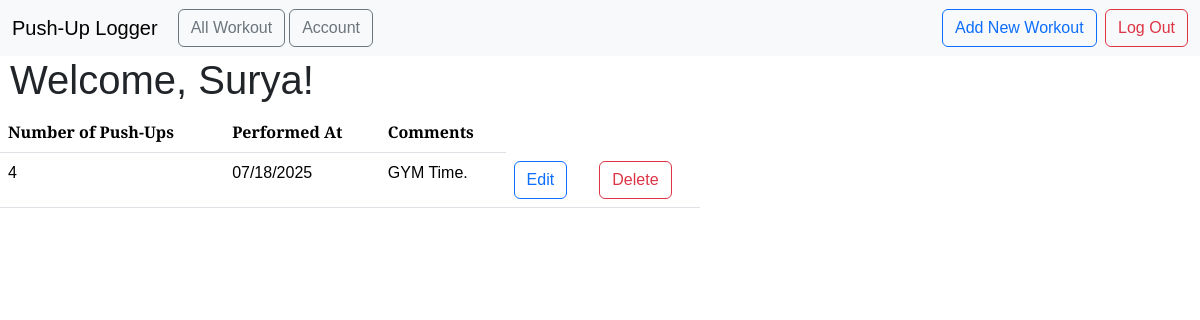
Before: /workouts (signed in) with the older database file.
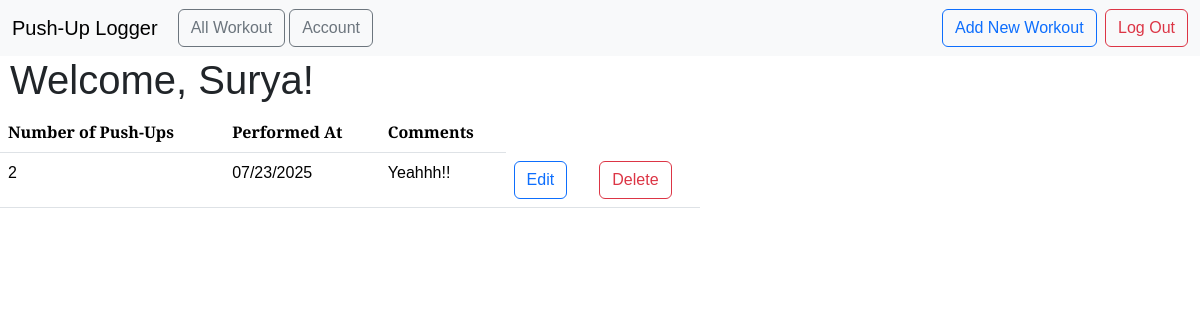
After: the same page with the newer database file.
### app/models.py (models this page shows)
class User(db.Model, UserMixin):
  id = db.Column(db.Integer, primary_key=True)
  name = db.Column(db.String(100), nullable=False)
  email = db.Column(db.String(120), unique=True, nullable=False)
  password = db.Column(db.String(200), nullable=False)

class Workout(db.Model):
  id = db.Column(db.Integer, primary_key=True)
  user_id = db.Column(db.Integer, db.ForeignKey('user.id'), nullable=False)
  date = db.Column(db.DateTime, nullable=False)
  pushups = db.Column(db.Integer, nullable=False)
  comments = db.Column(db.String(200), nullable=True)
  user = db.relationship('User', backref=db.backref('workouts', lazy=True))

### app/main.py (the view)
@main.route('/workouts')
@login_required
def workouts():
  workouts = Workout.query.filter_by(user_id=current_user.id).all()
  return render_template('workouts.html', workouts=workouts)

### app/__init__.py (called while the page is built)
def create_app():
  app = Flask(__name__)
  app.config['SECRET_KEY'] = 'secret-key-goes-here'
  app.config['SQLALCHEMY_DATABASE_URI'] = 'sqlite:///sqlite.db'
  db.init_app(app)
  login_manager = LoginManager()
  login_manager.init_app(app)
  login_manager.login_view = 'auth.login'
  from app.models import User
  @login_manager.user_loader
  def load_user(user_id):
    return User.query.get(int(user_id))
  from .main import main as main_blueprint
  from .auth import auth as auth_blueprint
  app.register_blueprint(main_blueprint)
  app.register_blueprint(auth_blueprint)
  with app.app_context():
    db.create_all()  # Create database tables
  return app

### app/templates/workouts.html
{% extends "base.html" %} {% block head %} {{ super() }}
<link rel="stylesheet" href="{{ url_for('static', filename= 'extended_beauty.css') }}" />
{% endblock %} {% block content %}
<h1>
  Welcome, {{ current_user.name }}!
</h1>
<div>
  <table class="table table-hover" style="width: 700px;">
    <thead class="thead-dark">
      <tr>
        <th scope="col">Number of Push-Ups</th>
        <th scope="col">Performed At</th>
        <th scope="col">Comments</th>
      </tr>
    </thead>
    <tbody>
      {% for workout in workouts %}
      <tr>
        <td>{{ workout.pushups }}</td>
        <td>{{ workout.date.strftime('%m/%d/%Y') }}</td>
        <td>{{ workout.comments }}</td>
        <td>
          <a href="{{ url_for('main.update_workout', workout_id=workout.id) }}" class="btn btn-outline-primary"
            role="button">
            Edit
          </a>
        </td>
        <td>
          <a href="{{ url_for('main.delete_workout', workout_id=workout.id) }}" class="btn btn-outline-danger"
            role="button">
            Delete
          </a>
        </td>
      </tr>
      {% endfor %}
    </tbody>
  </table>
</div>
{% endblock %}

### app/templates/base.html (shortened to what this page needs)
<!DOCTYPE html>
<html lang="en">
<head>
  {% block head %}
  <link rel="stylesheet" href="{{ url_for('static', filename='beauty.css') }}">
  <link rel="stylesheet" href="{{ url_for('static', filename='extended_beauty.css') }}">
  <link rel="stylesheet" href="https://cdn.jsdelivr.net/npm/bootstrap@5.3.3/dist/css/bootstrap.min.css"
>
  <link rel="stylesheet" href="https://cdn.jsdelivr.net/npm/bootstrap-icons@1.11.3/font/bootstrap-icons.css"
>
  {% endblock %}
</head>
<body>
  <nav class="navbar navbar-expand-lg bg-body-tertiary">
    <div class="container-fluid">
      <a class="navbar-brand" href="{{ url_for('main.index') }}">Push-Up Logger</a>
      <div class="collapse navbar-collapse" id="navbarSupportedContent">
        <ul class="navbar-nav me-auto mb-2 mb-lg-0">
          <li class="nav-item">
            <a class="btn btn-outline-secondary" role="button" href="{{ url_for('main.workouts') }}"
              style="margin-left: 4px;">All Workout</a>
          </li>
          <li class="nav-item">
            <a class="btn btn-outline-secondary" role="button" href="{{ url_for('main.profile') }}"
              style="margin-left: 4px;">Account</a>
          </li>
        </ul>
        <form class="form-inline my-2 my-lg-0">
          {% if current_user.is_authenticated %}
          <a href="{{ url_for('main.new_workout') }}" class="btn btn-outline-primary" role="button">Add New Workout</a>
          {% endif %}  {% if current_user.is_authenticated %}
          <a href="{{ url_for('auth.logout') }}" class="btn btn-outline-danger" role="button"
            style="margin-left: 4px;">Log Out</a>
          {% endif %}
        </form>
      </div>
    </div>
  </nav>
  {% block content %}
  {% endblock %}
</body>
</html>

### app/static/beauty.css (style rules this page uses)
* { font-family: "Arvo", sans-serif; }

### app/static/extended_beauty.css (style rules this page uses)
h1, h2, h4, p { font-family: 'Arvo', sans-serif; margin-left: 10px; }

Changed rows visible on the page:
removed Workout: pushups "4", date "07/18/2025", comments "GYM Time."
added Workout: pushups "2", date "07/23/2025", comments "Yeahhh!!"
